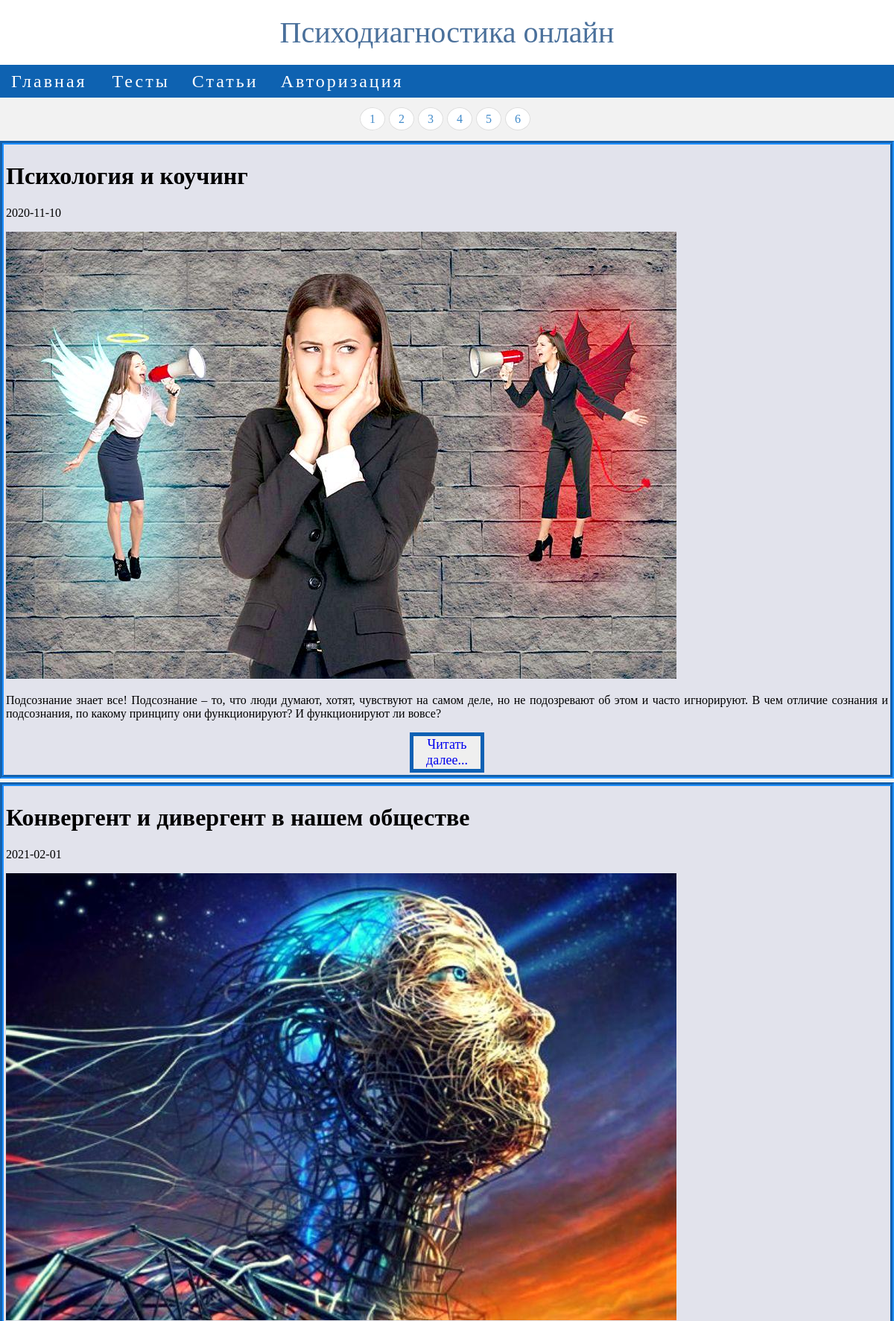
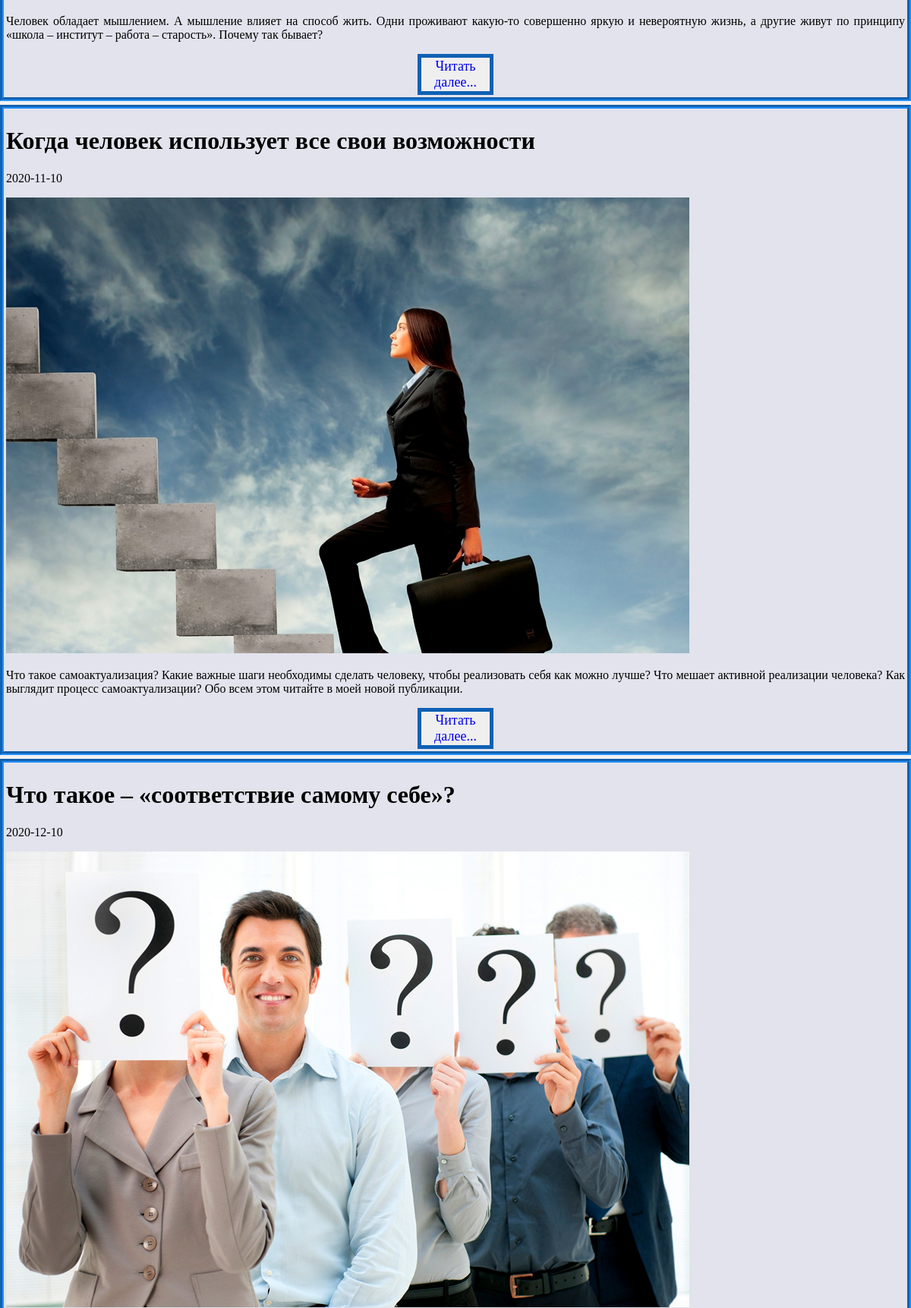
Screenshot of /?page=2 (upper part) with the database file from the repository (2 pictures, top to bottom).
### tables this page shows
CREATE TABLE `article` (
  `idarticle` int(11) NOT NULL,
  `article_title` varchar(100) NOT NULL,
  `article_description` text NOT NULL,
  `article_text` text NOT NULL,
  `article_date` date NOT NULL,
  `article_image` varchar(100) NOT NULL,
  `idcategory_article` int(11) NOT NULL
);

### classes/main.php (the view, shortened to what this page needs)
<?php
class main extends Meta
{
    public function get_content()
    {
        $page = (empty($_GET['page']) ? 1 : intval($_GET['page']));
        $notesOnPage = 5;
        $from = ($page - 1) * $notesOnPage;
        $query = "SELECT idarticle, article_title, article_description, article_date, article_image FROM article
WHERE idarticle > 0 LIMIT $from,$notesOnPage";
        $result = mysqli_query($this->db, $query);
        $query = "SELECT COUNT(*) as count FROM article";
        $result2 = mysqli_query($this->db, $query);
        $count = mysqli_fetch_assoc($result2)['count'];
        $pagesCount = ceil($count / $notesOnPage);
        echo '<div class="pagination-article">';
        for ($i = 1; $i <= $pagesCount; $i++) {
            printf("<a href='?page=$i'>$i</a>");
        }
        echo '</div>';
        $data = null;
        for ($data = []; $row = mysqli_fetch_assoc($result); $data[] = $row) ;
        echo '<div id = "main">';
        foreach ($data as $row) {
            printf("<div class='block'>
<p>%s</p>
<p>%s</p>
<p><img src = '%s'>%s</p>
<button class='btn' id='btn'><a class='link' href  ='?option=view_article&idarticle=%s'>Читать далее...</a></button>
</div>", $row['article_title'], $row['article_date'], $row['article_image'], $row['article_description'], $row['idarticle']);
        }
        echo '</div>';
    }
}

### Style.css (style rules this page uses)
* { box-sizing: border-box; }
body { margin: 0; background: #f2f2f2; }
button.btn { color: #0b43dd; padding: auto; width: 100px; text-decoration: none; text-align: center; margin: auto; display: block; background-image: linear-gradient(to left, transparent, transparent 50%, #d7dfff 50%, #d7dfff); background-position: 100% 0; background-size: 200% 100%; transition: all .25s ease-in; font: 400 18px tahoma; border: 5px solid #0e61b4; }
a.link { text-decoration: none; }
.block { border: 5px groove #1E90FF; padding: 3px; margin-bottom: 5px; background-color: #e2e3ec; text-align: justify; }
.pagination-article { margin: 20px; text-align: center; }
.pagination-article a { border: 1px solid #ddd; border-radius: 50%; padding: 6px 12px; text-decoration: none; background: #fff; color: #428bca; margin: 0 5px 0 0; }

### rows the page displays
article: article_title "Психология и коучинг", article_date "2020-11-10", article_image (picture), article_description "Подсознание знает все! Подсознание – то, что люди думают, хотят, чувствуют на самом деле, но не подозревают об этом и часто игнорируют. В чем отличие сознания и подсознания, по какому принципу они функционируют? И функционируют ли вовсе?"
article: article_title "Конвергент и дивергент в нашем обществе", article_date "2021-02-01", article_image (picture), article_description "Человек обладает мышлением. А мышление влияет на способ жить. Одни проживают какую-то совершенно яркую и невероятную жизнь, а другие живут по принципу «школа – институт – работа – старость». Почему так бывает?"
article: article_title "Когда человек использует все свои возможности", article_date "2020-11-10", article_image (picture), article_description "Что такое самоактуализация? Какие важные шаги необходимы сделать человеку, чтобы реализовать себя как можно лучше? Что мешает активной реализации человека? Как выглядит процесс самоактуализации? Обо всем этом читайте в моей новой публикации."
article: article_title "Что такое – «соответствие самому себе»?", article_date "2020-12-10", article_image (picture)
